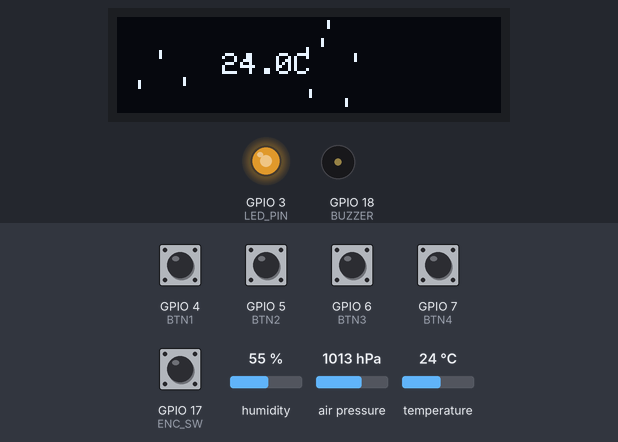
The sketch below on a simulated ESP32-S3. Parts: 128×32 one-colour display, output pins drawn as LEDs (lit = HIGH), buzzer (waves = sounding, pin HIGH). Dashed ring = blinking. The inputs (shaded band) are chosen by the test bench; at power-on: GPIO 4 (BTN1), GPIO 5 (BTN2), GPIO 6 (BTN3), GPIO 7 (BTN4), GPIO 17 (ENC_SW) HIGH, humidity 55 %, air pressure 1013 hPa, temperature 24 °C. Random numbers use the default seed unless the sketch sets one.

Above: at 2.7 s.
2.8 s: GPIO 7 (BTN4) pulled LOW for 0.15 s
At 3.3 s:
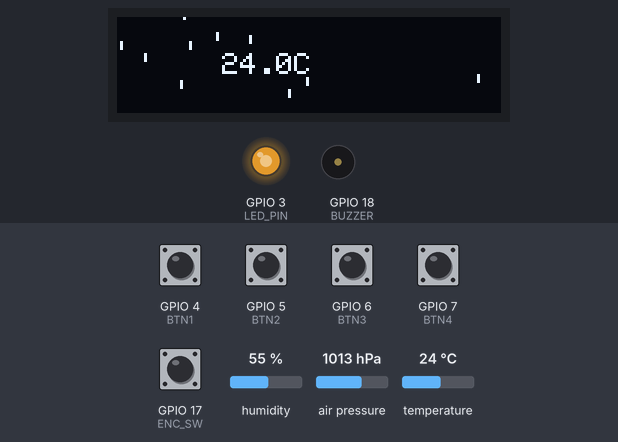
3.5 s: GPIO 6 (BTN3) pulled LOW for 1 s
At 4.74 s:
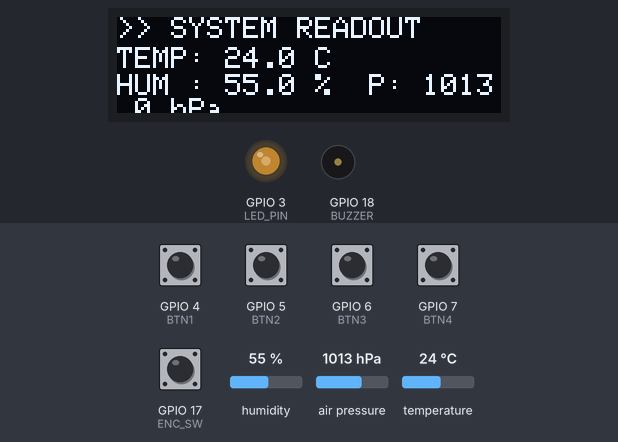
5.1 s: GPIO 5 (BTN2) pulled LOW for 0.15 s
5.8 s: GPIO 17 (ENC_SW) pulled LOW for 0.15 s
At 6.26 s:
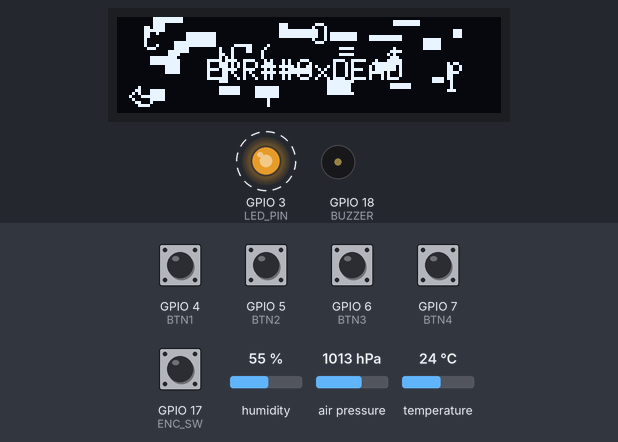
6.5 s: GPIO 4 (BTN1) pulled LOW for 0.15 s
At 6.69 s:
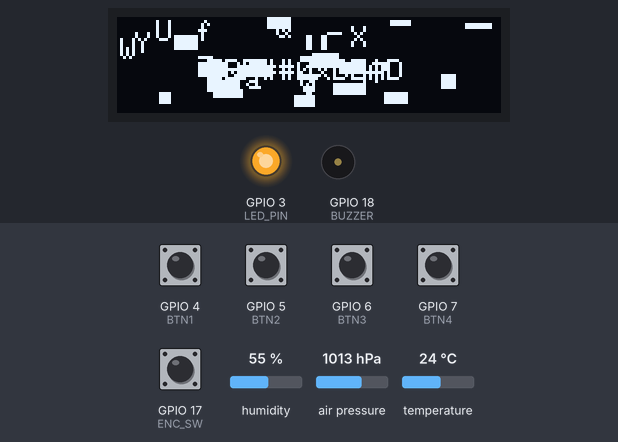
7.2 s: GPIO 5 (BTN2) pulled LOW for 1 s
At 8.13 s:
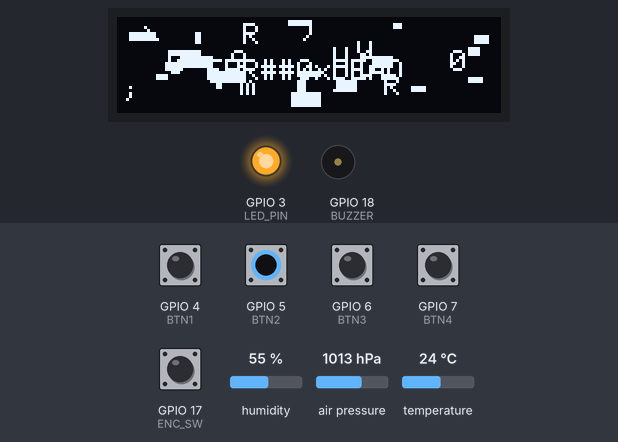
Timing chart, 0 to 11.6 s (numbered marks = the images above; inputs shaded):
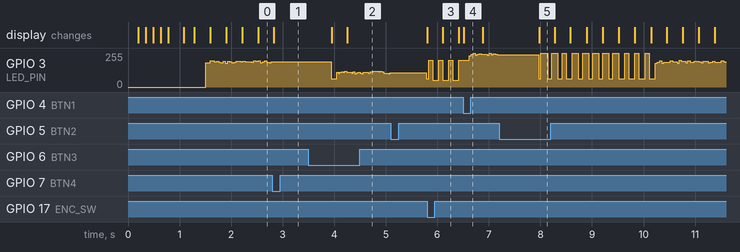

The sketch:

GlitchPad.ino
```cpp
#include <Wire.h>
#include <Adafruit_GFX.h>
#include <Adafruit_SSD1306.h>
#include <Adafruit_BME280.h>

// PIN
#define BTN1        4
#define BTN2        5
#define BTN3        6
#define BTN4        7
#define ENC_A       15
#define ENC_B       16
#define ENC_SW      17
#define BUZZER      18
#define LED_PIN     3

#define OLED_SDA    8
#define OLED_SCL    9
#define I2C_ADDR    0x3C

// DISPLAY
Adafruit_SSD1306 display(128, 32, &Wire, -1);

// BME280
Adafruit_BME280 bme;
bool bmeOK = false;

// STATE
enum Mode { MODE_RAIN, MODE_MSG, MODE_GLITCH, MODE_TELEM, MODE_BREACH };
Mode currentMode = MODE_RAIN;

int  rainSpeed   = 60;      // lower = faster rain
int  brightness  = 200;     // PWM LED duty
bool ledRed      = false;

// Matrix rain drops
uint8_t dropX[10];
uint8_t dropY[10];

// Encoder
volatile long encoderPos = 0;
long lastEncoderPos = 0;
int  encStep = 0;

// Buttons (debounce)
struct Btn {
  uint8_t pin;
  bool lastState;
  uint32_t lastChange;
  void (*callback)();
};
uint32_t lastDebounceTime(uint32_t t){ return t; }

volatile bool btnFlag[4] = {false,false,false,false};

// Debounce vars
bool btnState[4] = {HIGH,HIGH,HIGH,HIGH};
uint32_t debounceT[4] = {0,0,0,0};

unsigned long lastRainUpdate = 0;
unsigned long lastLedUpdate  = 0;
unsigned long glitchEnd      = 0;

// SOUND HELPERS
void beep(int freq, int dur, int vol = 50) {
  ledcWriteTone(0, freq);
  ledcWrite(0, vol);
  delay(dur);
  ledcWrite(0, 0);
}

void matrixBlip() {
  beep(1200, 30);
  beep(900, 30);
  beep(1500, 40);
}

void staticNoise(int dur) {
  // random glitchy noise burst
  for (uint32_t i = 0; i < dur; i += random(10, 60)) {
    beep(random(200, 3000), 15, 30);
  }
  ledcWrite(0, 0);
}

void siren(int cycles) {
  for (int i = 0; i < cycles; i++) {
    for (int f = 400; f < 1800; f += 20) beep(f, 4, 40);
    for (int f = 1800; f > 400; f -= 20) beep(f, 4, 40);
  }
}

//  LED HELPERS
void setLED(bool red, uint8_t duty) {
  ledRed = red;
  brightness = duty;
}

// BUTTON HANDLERS
void onBtn1() {  // "WAKE UP NEO..."
  currentMode = MODE_MSG;
  setLED(false, 255);
  matrixBlip();
}

void onBtn2() {  // Random glitch
  currentMode = MODE_GLITCH;
  glitchEnd = millis() + 3000;
  setLED(true, 255);
  staticNoise(1500);
}

void onBtn3() {  // Telemetry
  currentMode = MODE_TELEM;
  setLED(false, 120);
  beep(800, 40); beep(1600, 40);
}

void onBtn4() {  // SYSTEM BREACH
  currentMode = MODE_BREACH;
  setLED(true, 255);
  siren(2);
  glitchEnd = millis() + 6000;
}

//  SETUP
void setup() {
  Serial.begin(115200);

  pinMode(BTN1, INPUT_PULLUP);
  pinMode(BTN2, INPUT_PULLUP);
  pinMode(BTN3, INPUT_PULLUP);
  pinMode(BTN4, INPUT_PULLUP);
  pinMode(ENC_A, INPUT_PULLUP);
  pinMode(ENC_B, INPUT_PULLUP);
  pinMode(ENC_SW, INPUT_PULLUP);

  // Buzzer PWM (ESP32-S3 LEDC)
  ledcAttach(BUZZER, 1000, 8);

  // LED PWM
  ledcAttach(LED_PIN, 5000, 8);
  ledcWrite(LED_PIN, 0);

  // I2C
  Wire.begin(OLED_SDA, OLED_SCL);

  // OLED
  if (!display.begin(SSD1306_SWITCHCAPVCC, I2C_ADDR)) {
    Serial.println("OLED FAIL");
    while (1) { beep(200, 200); delay(400); }
  }
  display.setTextColor(SSD1306_WHITE);

  // BME280
  bmeOK = bme.begin(0x76);
  if (!bmeOK) bmeOK = bme.begin(0x77);

  // Randomize rain drops
  randomSeed(analogRead(0));
  for (int i = 0; i < 10; i++) {
    dropX[i] = random(0, 128);
    dropY[i] = random(0, 32);
  }

  // GLITCH BOOT SEQUENCE
  glitchBoot();
  beep(600, 50); beep(1200, 50); beep(2000, 80);
  currentMode = MODE_RAIN;
  setLED(false, 200);
}

void glitchBoot() {
  display.clearDisplay();
  const char* lines[] = {
    "Ox Alpha BIOS v2.1",
    "LOADING MATRIX....",
    "BME280 SENSOR: OK",
    "HACKING MAINFRAME",
    "FOLLOW THE WHITE RABBIT",
    "WAKE UP, NEO..."
  };
  for (int i = 0; i < 6; i++) {
    display.clearDisplay();
    display.setCursor(0, i * 5);
    // glitchy partial text reveal
    for (int c = 0; lines[i][c]; c++) {
      display.print(lines[i][c]);
      if (random(0, 10) > 7) { display.print(random(0,2) ? '#' : '%'); c++; }
    }
    display.display();
    beep(random(400, 2000), 12, 25);
    delay(120);
  }
  // final glitch flash
  for (int i = 0; i < 5; i++) {
    display.invertDisplay(true);  display.display(); beep(random(1000,3000), 20, 30);
    display.invertDisplay(false); display.display(); delay(40);
  }
}

//  ENCODER
void ICACHE_RAM_ATTR encoderISR() {
  static uint8_t oldState = 0;
  uint8_t a = digitalRead(ENC_A);
  uint8_t b = digitalRead(ENC_B);
  uint8_t state = (a << 1) | b;
  if (state != oldState) {
    if ((oldState == 0 && state == 2) ||
        (oldState == 2 && state == 3) ||
        (oldState == 3 && state == 1) ||
        (oldState == 1 && state == 0)) encoderPos++;
    else encoderPos--;
    oldState = state;
  }
}

// MATRIX RAIN
void drawRain() {
  display.clearDisplay();
  for (int i = 0; i < 10; i++) {
    display.drawPixel(dropX[i], dropY[i], SSD1306_WHITE);
    display.drawPixel(dropX[i], dropY[i] - 1, SSD1306_WHITE);
    display.drawPixel(dropX[i], dropY[i] - 2, SSD1306_WHITE);
    dropY[i] += random(1, 3);
    if (dropY[i] > 32) {
      dropY[i] = 0;
      dropX[i] = random(0, 128);
    }
  }
  // BME280 data glitched into the rain
  if (bmeOK && (millis() / 2000) % 2) {
    display.setCursor(35, 12);
    display.setTextSize(1);
    display.printf("%.1fC", bme.readTemperature());
  } else if (bmeOK) {
    display.setCursor(35, 12);
    display.printf("%.0f%%", bme.readHumidity());
  }
  display.display();
}

// GLITCH EFFECT
void drawGlitch() {
  display.clearDisplay();
  // Random corrupted blocks
  for (int i = 0; i < 40; i++) {
    int x = random(0, 120), y = random(0, 28);
    display.fillRect(x, y, random(2, 12), random(2, 6), random(0, 2));
  }
  // Corrupted matrix characters
  display.setTextSize(1);
  for (int i = 0; i < 12; i++) {
    display.setCursor(random(0, 120), random(0, 24));
    display.print((char)random(33, 127));
  }
  display.setCursor(30, 14);
  display.print("ERR##0xDEAD");
  display.display();
  if (millis() > glitchEnd) { currentMode = MODE_RAIN; setLED(false, 200); }
}

// TELEMETRY SCREEN
void drawTelemetry() {
  display.clearDisplay();
  display.setTextSize(1);
  display.setCursor(0, 0);
  display.print(">> SYSTEM READOUT");
  if (bmeOK) {
    display.setCursor(0, 10);
    display.printf("TEMP: %.1f C", bme.readTemperature());
    display.setCursor(0, 19);
    display.printf("HUM : %.1f %%  P: %.1f hPa",
                   bme.readHumidity(), bme.readPressure() / 100.0);
  } else {
    display.setCursor(0, 12);
    display.print("BME280: OFFLINE!");
  }
  display.display();
}

//BREACH SCREEN
void drawBreach() {
  display.clearDisplay();
  if (millis() % 400 < 200) {
    display.fillScreen(SSD1306_WHITE);
    display.setTextColor(SSD1306_BLACK);
  } else {
    display.setTextColor(SSD1306_WHITE);
  }
  display.setTextSize(1);
  display.setCursor(20, 4);  display.print("!! WARNING !!");
  display.setCursor(8, 14);  display.print("SYSTEM BREACH DETECTED");
  display.setCursor(30, 24); display.print("0xH4CK3D_NUMB3R5");
  display.setTextColor(SSD1306_WHITE);
  display.display();
  if (millis() > glitchEnd) { currentMode = MODE_RAIN; setLED(false, 200); ledcWrite(0,0); }
}

// MESSAGE SCREEN
void drawMessage() {
  display.clearDisplay();
  display.setTextSize(1);
  display.setCursor(16, 8);
  display.print("WAKE UP, NEO...");
  display.setCursor(16, 18);
  display.print("THE MATRIX HAS YOU");
  display.display();
}

// LOOP
void loop() {
  // Buttons (debounced)
  uint8_t pins[4] = {BTN1, BTN2, BTN3, BTN4};
  void (*cbs[4])() = {onBtn1, onBtn2, onBtn3, onBtn4};
  for (int i = 0; i < 4; i++) {
    bool s = digitalRead(pins[i]);
    if (s != btnState[i] && millis() - debounceT[i] > 50) {
      debounceT[i] = millis();
      btnState[i] = s;
      if (s == LOW) { cbs[i](); beep(2000, 10, 30); }
    }
  }

  //Encoder SW (push) = toggle rain speed / brightness
  static uint32_t swT = 0;
  if (digitalRead(ENC_SW) == LOW && millis() - swT > 300) {
    swT = millis();
    rainSpeed = (rainSpeed == 60) ? 30 : 60;
    brightness = (brightness == 200) ? 255 : 200;
    beep(1500, 30);
  }

  //Encoder rotation = adjust LED brightness
  if (encoderPos != lastEncoderPos) {
    long diff = encoderPos - lastEncoderPos;
    lastEncoderPos = encoderPos;
    brightness = constrain(brightness + diff * 10, 0, 255);
    beep(1000 + (brightness * 4), 8, 20);
  }

  //LED breathing effect
  if (millis() - lastLedUpdate > 30) {
    lastLedUpdate = millis();
    int b = brightness;
    if (!ledRed) {  // green = red+green channels simulated by flicker
      ledcWrite(LED_PIN, b - random(0, 20));
    } else {
      ledcWrite(LED_PIN, millis() % 200 < 100 ? b : b / 4); // alarm strobe
    }
  }

  // Screen modes
  if (millis() - lastRainUpdate > rainSpeed / 10) {
    lastRainUpdate = millis();
    switch (currentMode) {
      case MODE_RAIN:   drawRain();     break;
      case MODE_MSG:    drawMessage();  break;
      case MODE_GLITCH: drawGlitch();   break;
      case MODE_TELEM:  drawTelemetry();break;
      case MODE_BREACH: drawBreach();   break;
    }
    // occasional random micro-glitch in any mode
    if (random(0, 500) > 496) {
      display.invertDisplay(true); beep(random(500,2500), 10, 25);
      delay(30);
      display.invertDisplay(false);
    }
  }
}
```

Measured:
- after the input at 7.2 s, the display: changes after 0.78 s (image 5)
